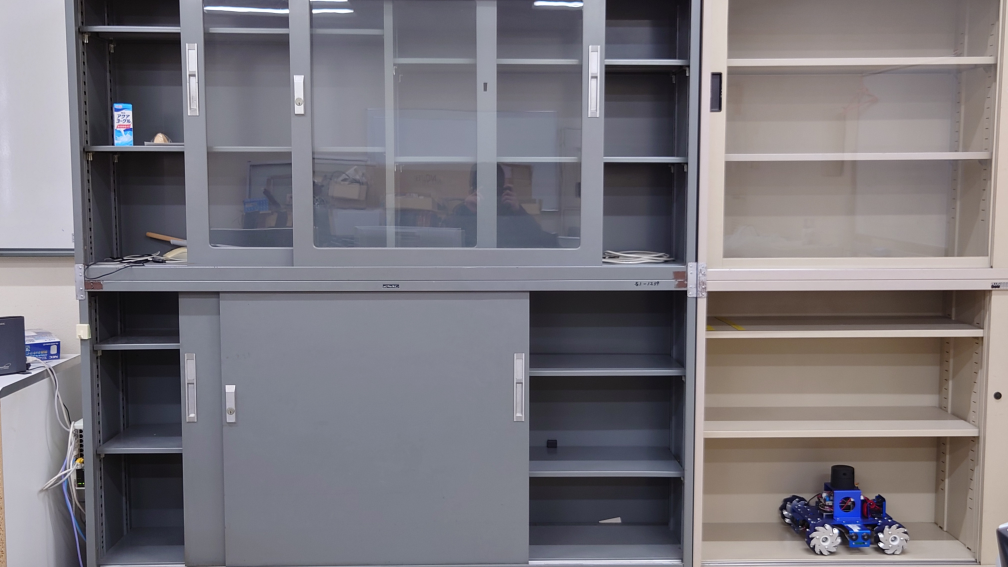
//> input picture Guraduation_Resarch/BasedImage.JPG, 4032 x 2268 px (shown at 1/4 size)
$ ./small ../Guraduation_Resarch/ 3 3 ../Guraduation_Resarch/BasedImage.JPG   (built with g++ and OpenCV 4)
//> lines starting //> are read from the running program, lines starting //| are printed output that depends on the picture
#include <opencv2/opencv.hpp>
#include <cstdio>
#include <iostream>
#include <stdio.h>
#include <stdlib.h>

using namespace cv;

int main(int argc, char **argv)
{
  // [6 lines of commented-out code are left out]
  cv::Mat iim, sim, oim;
  std::string dir = argv[1];
  std::cout << dir << "\n";
  std::string path;
  std::string dpath;
  std::cout << argv[2] << " : " << argv[3] << std::endl;
  std::string tag = argv[4];
  for (int i = std::atoi(argv[2]); i < std::atoi(argv[3]) + 1; i++)
  {
    if (i < 10)
    {
      path = dir + "/00000" + std::to_string(i) + tag;
      dpath = dir + "_template/00000" + std::to_string(i) + tag;
    }
    else if (i < 100)
    {
      path = dir + "/0000" + std::to_string(i) + tag;
      dpath = dir + "_template/0000" + std::to_string(i) + tag;
    }
    else if (i < 1000)
    {
      path = dir + "/000" + std::to_string(i) + tag;
      dpath = dir + "_template/000" + std::to_string(i) + tag;
    }
    else if (i < 10000)
    {
      path = dir + "/00" + std::to_string(i) + tag;
      dpath = dir + "_template/00" + std::to_string(i) + tag;
    }

    std::cout << path << "\n";
    std::cout << dpath << std::endl;
    iim = cv::imread(path, 0);
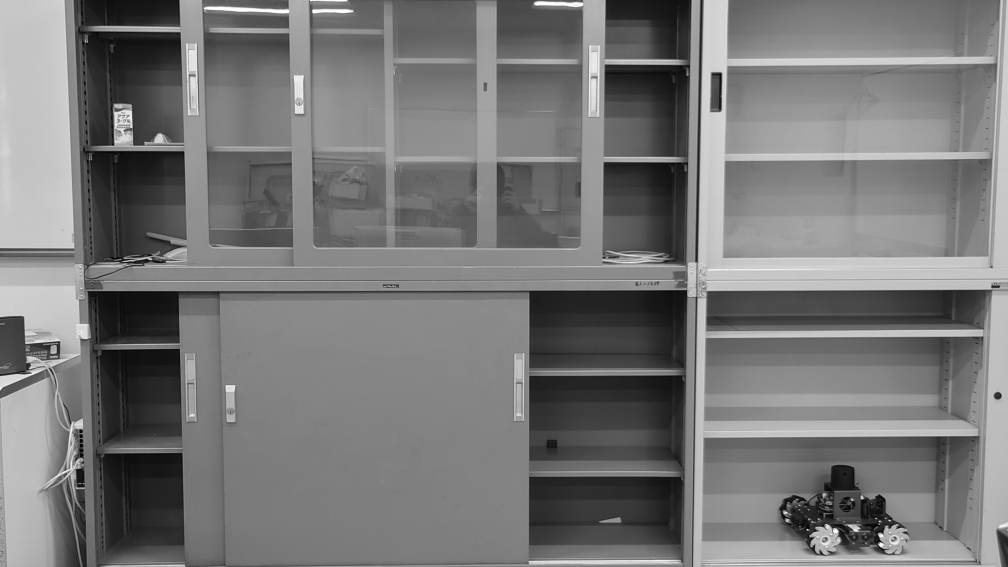
//> iim: 2268 rows x 4032 cols, CV_8UC1 (shown at 1/4 size); min 0, max 255, mean 119.4
    sim = iim.clone();
    std::cout << iim.cols << "," << iim.rows << std::endl;
//| 4032,2268
    cv::GaussianBlur(iim, sim, cv::Size(3, 3), 1.0);
    cv::resize(sim, oim, Size(), 0.1, 0.1);
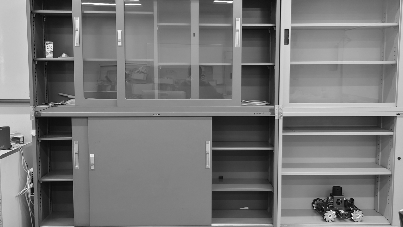
//> oim: 227 rows x 403 cols, CV_8UC1; min 3, max 255, mean 119.6
    cv::imwrite(dpath, oim);
  }

  return 0;
}

$ run again, on Guraduation_Resarch/route.jpg
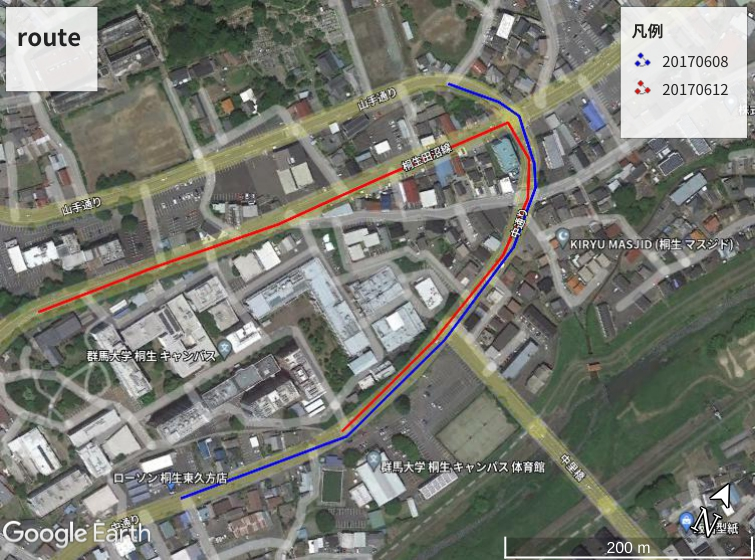
//> input picture Guraduation_Resarch/route.jpg, 755 x 560 px
//> `iim = cv::imread(path, 0);`:
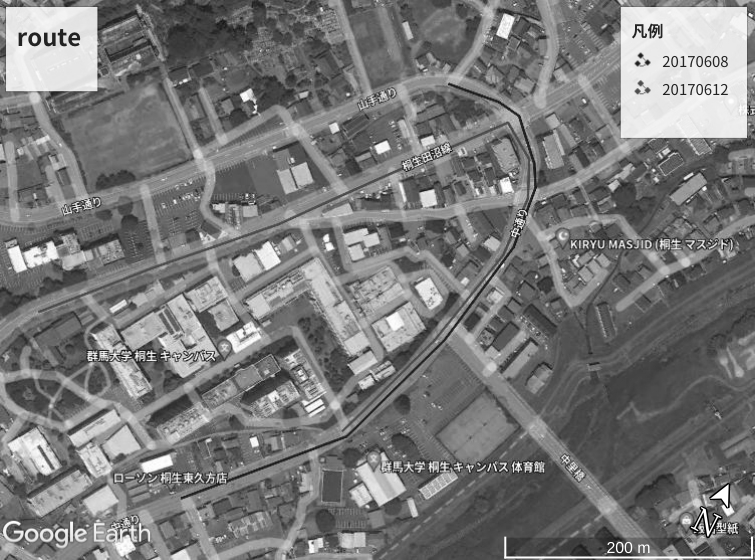
//> iim: 560 rows x 755 cols, CV_8UC1; min 0, max 255, mean 121.3
//| 755,560
//> `cv::resize(sim, oim, Size(), 0.1, 0.1);`:
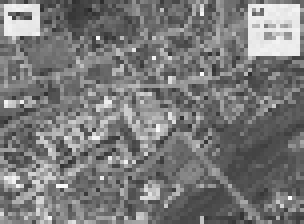
//> oim: 56 rows x 76 cols, CV_8UC1 (shown 4 times larger); min 39, max 255, mean 121.3
